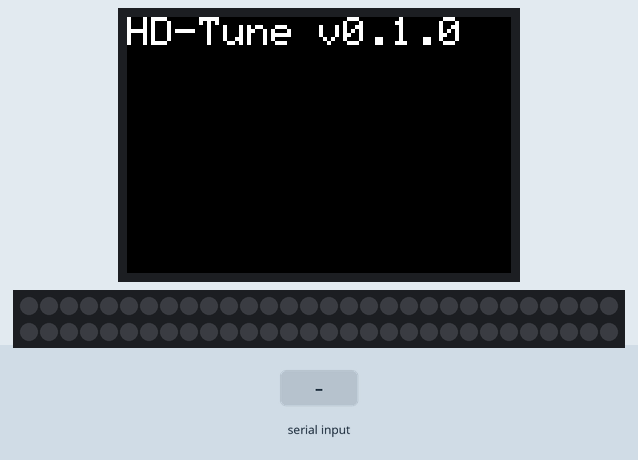
This sketch was run on a simulated Arduino Uno, built with avr-gcc and run on an emulated ATmega328P. On the bench: 96×64 colour display, 60 RGB LEDs in strip order, left to right, continuing on the next row. The test bench sets the inputs (shaded band). Storage starts empty.

Above: at 3.7 s.
9.9 s: "r" received over Serial
At 11.5 s:
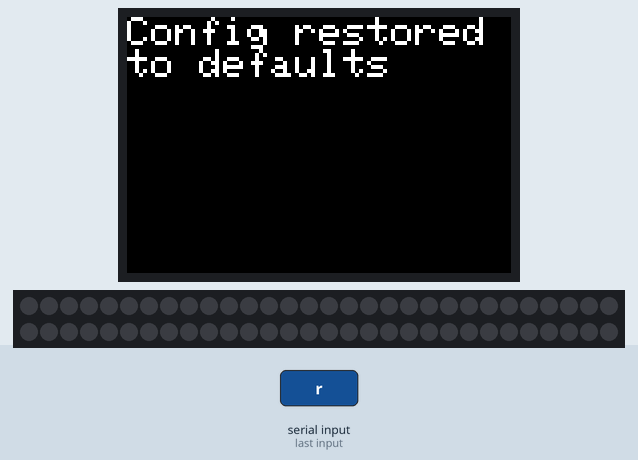
12.4 s: "v1\n" received over Serial
At 12.9 s:
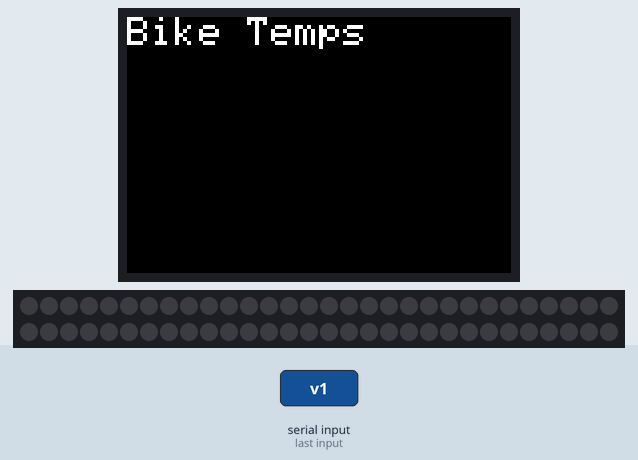
13.9 s: "1" received over Serial
At 15.1 s:
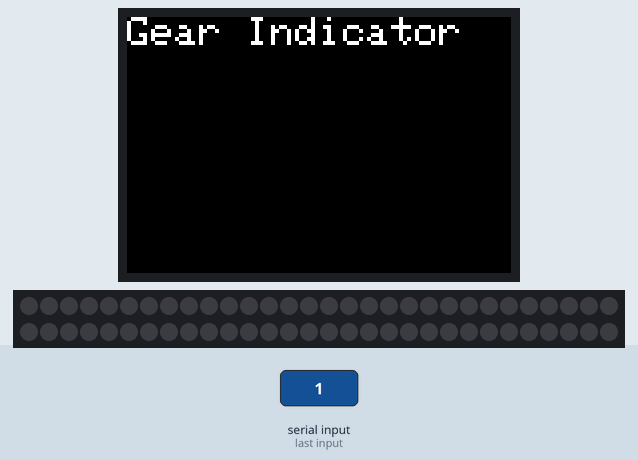
15.4 s: "d" received over Serial
At 16.4 s:
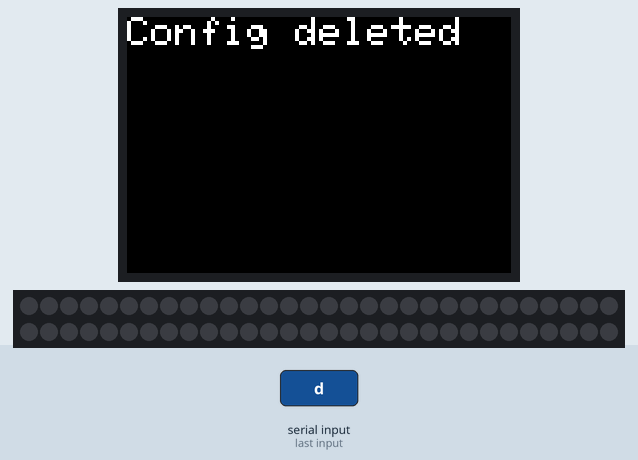
16.9 s: "v1\n" received over Serial
At 17.5 s:
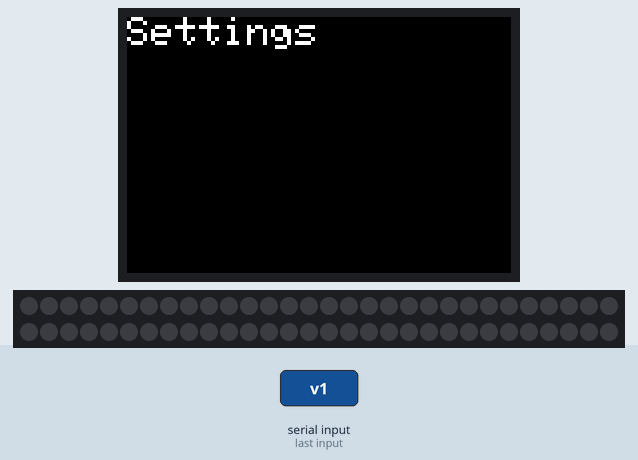
18.4 s: "r" received over Serial
At 19.2 s:
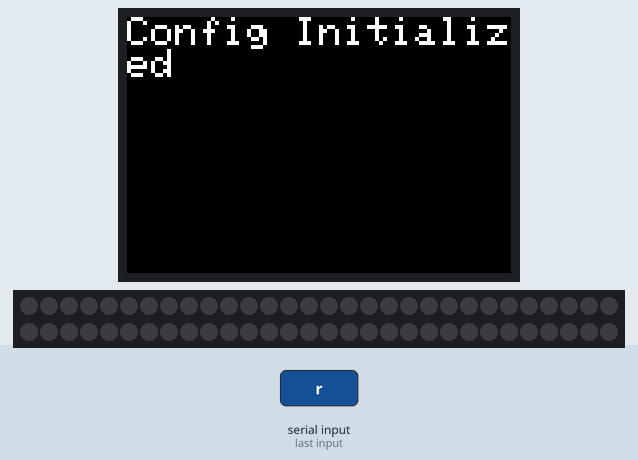
Timing chart, 0 to 21.4 s (numbered marks = the images above; inputs shaded):
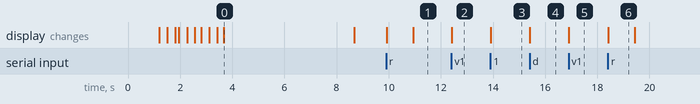

Measured:
- after the input at 9.9 s, the display: first changes at once (image 1 shows a later state)
- after the input at 12.4 s, the display: changes at once (image 2)
- after the input at 13.9 s, the display: changes at once (image 3)
- after the input at 15.4 s, the display: changes at once (image 4)
- after the input at 16.9 s, the display: changes at once (image 5)
- after the input at 18.4 s, the display: changes at once (image 6)
- what the display in image 0 shows lasts 5.0 s, from 3.7 s to 8.7 s

The sketch:

hdtune.ino
```cpp
/***************************************************
 * HD Tune - Motorcycle OBD Analyzer
 *
 ****************************************************/
#include <MenuBackend.h>
//#include <aJSON.h>
#include <Adafruit_NeoPixel.h>
#include <Adafruit_GFX.h>
#include <Adafruit_SSD1331.h>
#include <SD.h>
#include <SPI.h>
#include <stdio.h>

// NeoPixel
#define PIN 3

// If we are using the hardware SPI interface, these are the pins (for future ref)
#define sclk 13
#define mosi 11
#define cs   10
#define rst  9
#define dc   8

// Color definitions
#define	BLACK           0x0000
#define	BLUE            0x001F
#define	RED             0xF800
#define	GREEN           0x07E0
#define CYAN            0x07FF
#define MAGENTA         0xF81F
#define YELLOW          0xFFE0
#define WHITE           0xFFFF

// to draw images from the SD card, we will share the hardware SPI interface
Adafruit_SSD1331 display = Adafruit_SSD1331(cs, dc, rst);

// Parameter 1 = number of pixels in strip
// Parameter 2 = pin number (most are valid)
// Parameter 3 = pixel type flags, add together as needed:
//   NEO_KHZ800  800 KHz bitstream (most NeoPixel products w/WS2812 LEDs)
//   NEO_KHZ400  400 KHz (classic 'v1' (not v2) FLORA pixels, WS2811 drivers)
//   NEO_GRB     Pixels are wired for GRB bitstream (most NeoPixel products)
//   NEO_RGB     Pixels are wired for RGB bitstream (v1 FLORA pixels, not v2)
Adafruit_NeoPixel strip = Adafruit_NeoPixel(60, PIN, NEO_GRB + NEO_KHZ800);


// Menu
MenuBackend menu = MenuBackend(menuUseEvent,menuChangeEvent);
MenuItem miTemps = MenuItem("Bike Temps");
MenuItem miGears = MenuItem("Gear Indicator");
MenuItem miSettings = "Settings";

// For Arduino Uno/Duemilanove, etc
//  connect the SD card with MOSI going to pin 11, MISO going to pin 12 and SCK going to pin 13 (standard)
//  Then pin 4 goes to CS (or whatever you have set up)
#define SD_CS 4    // Set the chip select line to whatever you use (4 doesnt conflict with the library)

// the file itself
//File splashImage;
//File cfgFile;

String content = "";
char character;

int revLimit = 9000;
// information we extract about the bitmap file
int bmpWidth, bmpHeight;
uint8_t bmpDepth, bmpImageoffset;

// Config params
// 0 : revshift_rpm (9000) 0x2328
// 1 : rev_ledmode (0) 0x0000
// 2 : rev_ledcolor (0x07E0)
// 3 : revshift_ledmode (0) 0x0000 (1) 0x0001
// 4 : revshift_ledcolor (0xF800)

void setup(void) {

  Serial.begin(9600);

  pinMode(cs, OUTPUT);
  digitalWrite(cs, HIGH);

  display.begin();
  strip.begin();

  if (!SD.begin(SD_CS)) {
     showMessage("SD Card Error", 0);
     return;
  }

  initConfig();
  menuSetup();
  setupDisplays();
}

void initConfig() {
  if(!SD.exists("hdconfig.txt")) {
    createConfig();
  }
}

void createConfig() {
  File cfgFile = SD.open("hdconfig.txt", FILE_WRITE);
  char cfg[] = "9000,0,0x07E0,0,0xF800";
  //unsigned short rpm = sscanf("0x2328", "%hu");
  cfgFile.print(cfg);
  cfgFile.close();
  showMessage("Config Initialized", 1000);
}

void resetConfig() {
   SD.remove("hdconfig.txt");
   initConfig();
}

void setupDisplays() {

  //Serial.println("init");
  strip.show();

  display.fillScreen(RED);
  colorWipe(strip.Color(55, 0, 0), 10); // Red

  delay(100);

  display.fillScreen(GREEN);
  colorWipe(strip.Color(0, 255, 0), 10); // Green

  delay(100);

  colorWipe(strip.Color(0, 0, 0), 10); // Green

  //Serial.print("Initializing SD card...");

  display.setCursor(0,0);

//  if (!SD.begin(SD_CS)) {
//    //Serial.println("failed!");
//    return;
//  }
  //Serial.println("SD OK!");

  //bmpDraw("hdlogo.bmp", 0, 0);

  display.fillScreen(BLACK);
  display.print("HD-Tune v0.1.0");
//  unsigned short rpm = sscanf("0x2328", "%hu");
//  char rpmValue[5];
//  sprintf(rpmValue, "%x", rpm);
//  display.print(rpmValue);
  delay(5000);
  display.fillScreen(BLACK);
}

void menuSetup()
{
  menu.getRoot().add(miTemps).add(miGears).add(miSettings);
  menu.getRoot();
  menu.getRoot();
}

void loop() {

  if (Serial.available()){

    while(Serial.available()) {
      character = Serial.read();
      content.concat(character);
    }

    if (content != "") {

      //display.print(content);
      if (content == "1") {
        //display.print("down");
        menu.moveDown();
        showMenu();
      }
      else if (content == "2") {
        //display.print("up");
        menu.moveUp();
        showMenu();
      } else if (content == "r") {
         resetConfig();
         showMessage("Config restored to defaults", 1000);
      } else if (content == "d") {
         SD.remove("hdconfig.txt");
         showMessage("Config deleted", 1000);
      }
      content = "";

    }

  }
}


void menuUseEvent(MenuUseEvent used)
{
  //Serial.print("Menu use ");
  //Serial.println(used.item.getName());
  if (used.item == miTemps) //comparison using a string literal
  {
    Serial.println("menuUseEvent found Bike Temps");
  }
}

void menuChangeEvent(MenuChangeEvent changed)
{
  //Serial.print("Menu change ");
  //Serial.print(changed.from.getName());
  //Serial.print(" ");
  //Serial.println(changed.to.getName());

  //showMenu(changed.to);
}


void showMenu() {
  display.setCursor(0,0);
  display.fillScreen(BLACK);
  display.print(menu.getCurrent().getName());
}

void showMessage(char* message, int time) {
  display.setCursor(0,0);
  display.fillScreen(BLACK);
  display.print(message);
  if (time > 0) {
     delay(time);
  }
}

// Fill the dots one after the other with a color
void colorWipe(uint32_t c, uint8_t wait) {
  for(uint16_t i=0; i<strip.numPixels(); i++) {
    strip.setPixelColor(i, c);
    strip.show();
    delay(wait);
  }
}
```
